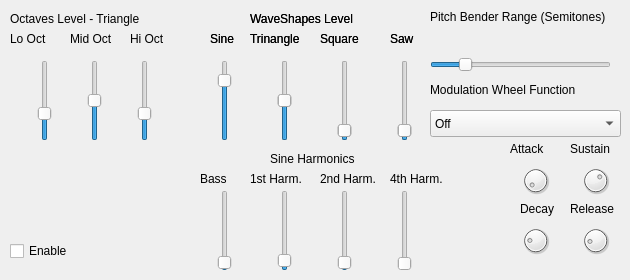
    <widget class="QWidget" name="tab_13">
     <attribute name="title">
      <string>MidiSynth</string>
     </attribute>
     <widget class="QLabel" name="label_76">
      <property name="geometry">
       <rect>
        <x>70</x>
        <y>30</y>
        <width>61</width>
        <height>17</height>
       </rect>
      </property>
      <property name="text">
       <string>Mid Oct</string>
      </property>
     </widget>
     <widget class="QLabel" name="label_77">
      <property name="geometry">
       <rect>
        <x>320</x>
        <y>30</y>
        <width>51</width>
        <height>17</height>
       </rect>
      </property>
      <property name="text">
       <string>Square</string>
      </property>
     </widget>
     <widget class="QLabel" name="label_78">
      <property name="geometry">
       <rect>
        <x>250</x>
        <y>10</y>
        <width>131</width>
        <height>17</height>
       </rect>
      </property>
      <property name="text">
       <string>WaveShapes Level</string>
      </property>
     </widget>
     <widget class="QSlider" name="SawSynthSL_3">
      <property name="geometry">
       <rect>
        <x>390</x>
        <y>60</y>
        <width>29</width>
        <height>81</height>
       </rect>
      </property>
      <property name="minimum">
       <number>0</number>
      </property>
      <property name="maximum">
       <number>100</number>
      </property>
      <property name="sliderPosition">
       <number>5</number>
      </property>
      <property name="orientation">
       <enum>Qt::Vertical</enum>
      </property>
     </widget>
     <widget class="QLabel" name="label_79">
      <property name="geometry">
       <rect>
        <x>10</x>
        <y>10</y>
        <width>161</width>
        <height>17</height>
       </rect>
      </property>
      <property name="text">
       <string>Octaves Level - Triangle</string>
      </property>
     </widget>
     <widget class="QSlider" name="LOSynthSL_2">
      <property name="geometry">
       <rect>
        <x>30</x>
        <y>60</y>
        <width>29</width>
        <height>81</height>
       </rect>
      </property>
      <property name="maximum">
       <number>100</number>
      </property>
      <property name="value">
       <number>30</number>
      </property>
      <property name="orientation">
       <enum>Qt::Vertical</enum>
      </property>
     </widget>
     <widget class="QLabel" name="label_80">
      <property name="geometry">
       <rect>
        <x>10</x>
        <y>30</y>
        <width>51</width>
        <height>17</height>
       </rect>
      </property>
      <property name="text">
       <string>Lo Oct</string>
      </property>
     </widget>
     <widget class="QLabel" name="label_81">
      <property name="geometry">
       <rect>
        <x>250</x>
        <y>30</y>
        <width>67</width>
        <height>17</height>
       </rect>
      </property>
      <property name="text">
       <string>Trinangle</string>
      </property>
     </widget>
     <widget class="QSlider" name="SquareSynthSL_3">
      <property name="geometry">
       <rect>
        <x>330</x>
        <y>60</y>
        <width>29</width>
        <height>81</height>
       </rect>
      </property>
      <property name="minimum">
       <number>0</number>
      </property>
      <property name="maximum">
       <number>100</number>
      </property>
      <property name="sliderPosition">
       <number>5</number>
      </property>
      <property name="orientation">
       <enum>Qt::Vertical</enum>
      </property>
     </widget>
     <widget class="QLabel" name="label_82">
      <property name="geometry">
       <rect>
        <x>390</x>
        <y>30</y>
        <width>31</width>
        <height>17</height>
       </rect>
      </property>
      <property name="text">
       <string>Saw</string>
      </property>
     </widget>
     <widget class="QLabel" name="label_83">
      <property name="geometry">
       <rect>
        <x>130</x>
        <y>30</y>
        <width>41</width>
        <height>17</height>
       </rect>
      </property>
      <property name="text">
       <string>Hi Oct</string>
      </property>
     </widget>
     <widget class="QSlider" name="MIDSynthSL_2">
      <property name="geometry">
       <rect>
        <x>80</x>
        <y>60</y>
        <width>29</width>
        <height>81</height>
       </rect>
      </property>
      <property name="maximum">
       <number>100</number>
      </property>
      <property name="value">
       <number>50</number>
      </property>
      <property name="orientation">
       <enum>Qt::Vertical</enum>
      </property>
     </widget>
     <widget class="QSlider" name="HISynthSL_2">
      <property name="geometry">
       <rect>
        <x>130</x>
        <y>60</y>
        <width>29</width>
        <height>81</height>
       </rect>
      </property>
      <property name="maximum">
       <number>100</number>
      </property>
      <property name="value">
       <number>30</number>
      </property>
      <property name="orientation">
       <enum>Qt::Vertical</enum>
      </property>
     </widget>
     <widget class="QSlider" name="SineSynthSL_2">
      <property name="geometry">
       <rect>
        <x>210</x>
        <y>60</y>
        <width>29</width>
        <height>81</height>
       </rect>
      </property>
      <property name="maximum">
       <number>100</number>
      </property>
      <property name="value">
       <number>80</number>
      </property>
      <property name="orientation">
       <enum>Qt::Vertical</enum>
      </property>
     </widget>
     <widget class="QLabel" name="label_84">
      <property name="geometry">
       <rect>
        <x>210</x>
        <y>30</y>
        <width>31</width>
        <height>17</height>
       </rect>
      </property>
      <property name="text">
       <string>Sine</string>
      </property>
     </widget>
     <widget class="QSlider" name="TriSynthSL_2">
      <property name="geometry">
       <rect>
        <x>270</x>
        <y>60</y>
        <width>29</width>
        <height>81</height>
       </rect>
      </property>
      <property name="maximum">
       <number>100</number>
      </property>
      <property name="value">
       <number>50</number>
      </property>
      <property name="orientation">
       <enum>Qt::Vertical</enum>
      </property>
     </widget>
     <widget class="QComboBox" name="comboBox">
      <property name="geometry">
       <rect>
        <x>430</x>
        <y>110</y>
        <width>191</width>
        <height>27</height>
       </rect>
      </property>
      <property name="editable">
       <bool>false</bool>
      </property>
      <item>
       <property name="text">
        <string>Off</string>
       </property>
      </item>
      <item>
       <property name="text">
        <string>Tremolo Depth</string>
       </property>
      </item>
      <item>
       <property name="text">
        <string>Tremolo Speed</string>
       </property>
      </item>
      <item>
       <property name="text">
        <string>Chorus Speed</string>
       </property>
      </item>
      <item>
       <property name="text">
        <string>Wah Speed</string>
       </property>
      </item>
      <item>
       <property name="text">
        <string>Vibrato Speed</string>
       </property>
      </item>
      <item>
       <property name="text">
        <string>Vibrato Depth</string>
       </property>
      </item>
      <item>
       <property name="text">
        <string>Phaser Speed</string>
       </property>
      </item>
     </widget>
     <widget class="QLabel" name="label_85">
      <property name="geometry">
       <rect>
        <x>430</x>
        <y>79</y>
        <width>191</width>
        <height>21</height>
       </rect>
      </property>
      <property name="text">
       <string>Modulation Wheel Function</string>
      </property>
     </widget>
     <widget class="QLabel" name="label_86">
      <property name="geometry">
       <rect>
        <x>430</x>
        <y>10</y>
        <width>191</width>
        <height>41</height>
       </rect>
      </property>
      <property name="autoFillBackground">
       <bool>false</bool>
      </property>
      <property name="text">
       <string>Pitch Bender Range (Semitones)</string>
      </property>
      <property name="alignment">
       <set>Qt::AlignLeading|Qt::AlignLeft|Qt::AlignTop</set>
      </property>
      <property name="wordWrap">
       <bool>true</bool>
      </property>
     </widget>
     <widget class="QSlider" name="horizontalSlider">
      <property name="geometry">
       <rect>
        <x>430</x>
        <y>50</y>
        <width>181</width>
        <height>29</height>
       </rect>
      </property>
      <property name="minimum">
       <number>0</number>
      </property>
      <property name="maximum">
       <number>12</number>
      </property>
      <property name="pageStep">
       <number>1</number>
      </property>
      <property name="value">
       <number>2</number>
      </property>
      <property name="orientation">
       <enum>Qt::Horizontal</enum>
      </property>
     </widget>
     <widget class="QDial" name="dial">
      <property name="geometry">
       <rect>
        <x>520</x>
        <y>160</y>
        <width>31</width>
        <height>41</height>
       </rect>
      </property>
      <property name="minimum">
       <number>5</number>
      </property>
      <property name="maximum">
       <number>2000</number>
      </property>
      <property name="value">
       <number>50</number>
      </property>
     </widget>
     <widget class="QDial" name="dial_3">
      <property name="geometry">
       <rect>
        <x>580</x>
        <y>160</y>
        <width>31</width>
        <height>41</height>
       </rect>
      </property>
      <property name="maximum">
       <number>3000</number>
      </property>
      <property name="value">
       <number>2000</number>
      </property>
     </widget>
     <widget class="QDial" name="dial_4">
      <property name="geometry">
       <rect>
        <x>520</x>
        <y>220</y>
        <width>31</width>
        <height>41</height>
       </rect>
      </property>
      <property name="maximum">
       <number>1000</number>
      </property>
      <property name="value">
       <number>200</number>
      </property>
     </widget>
     <widget class="QDial" name="dial_5">
      <property name="geometry">
       <rect>
        <x>580</x>
        <y>220</y>
        <width>31</width>
        <height>41</height>
       </rect>
      </property>
      <property name="minimum">
       <number>20</number>
      </property>
      <property name="maximum">
       <number>500</number>
      </property>
      <property name="value">
       <number>100</number>
      </property>
     </widget>
     <widget class="QLabel" name="label_88">
      <property name="geometry">
       <rect>
        <x>510</x>
        <y>140</y>
        <width>51</width>
        <height>17</height>
       </rect>
      </property>
      <property name="text">
       <string>Attack</string>
      </property>
     </widget>
     <widget class="QLabel" name="label_89">
      <property name="geometry">
       <rect>
        <x>570</x>
        <y>140</y>
        <width>51</width>
        <height>17</height>
       </rect>
      </property>
      <property name="text">
       <string>Sustain</string>
      </property>
     </widget>
     <widget class="QLabel" name="label_90">
      <property name="geometry">
       <rect>
        <x>520</x>
        <y>200</y>
        <width>41</width>
        <height>17</height>
       </rect>
      </property>
      <property name="text">
       <string>Decay</string>
      </property>
     </widget>
     <widget class="QLabel" name="label_91">
      <property name="geometry">
       <rect>
        <x>570</x>
        <y>200</y>
        <width>51</width>
        <height>17</height>
       </rect>
      </property>
      <property name="text">
       <string>Release</string>
      </property>
     </widget>
     <widget class="QSlider" name="TriSynthSL_5">
      <property name="geometry">
       <rect>
        <x>270</x>
        <y>60</y>
        <width>29</width>
        <height>81</height>
       </rect>
      </property>
      <property name="maximum">
       <number>100</number>
      </property>
      <property name="value">
       <number>50</number>
      </property>
      <property name="orientation">
       <enum>Qt::Vertical</enum>
      </property>
     </widget>
     <widget class="QLabel" name="label_177">
      <property name="geometry">
       <rect>
        <x>250</x>
        <y>30</y>
        <width>67</width>
        <height>17</height>
       </rect>
      </property>
      <property name="text">
       <string>Trinangle</string>
      </property>
     </widget>
     <widget class="QLabel" name="label_178">
      <property name="geometry">
       <rect>
        <x>390</x>
        <y>30</y>
        <width>31</width>
        <height>17</height>
       </rect>
      </property>
      <property name="text">
       <string>Saw</string>
      </property>
     </widget>
     <widget class="QLabel" name="label_179">
      <property name="geometry">
       <rect>
        <x>250</x>
        <y>10</y>
        <width>131</width>
        <height>17</height>
       </rect>
      </property>
      <property name="text">
       <string>WaveShapes Level</string>
      </property>
     </widget>
     <widget class="QLabel" name="label_180">
      <property name="geometry">
       <rect>
        <x>320</x>
        <y>30</y>
        <width>51</width>
        <height>17</height>
       </rect>
      </property>
      <property name="text">
       <string>Square</string>
      </property>
     </widget>
     <widget class="QSlider" name="SquareSynthSL_7">
      <property name="geometry">
       <rect>
        <x>330</x>
        <y>60</y>
        <width>29</width>
        <height>81</height>
       </rect>
      </property>
      <property name="minimum">
       <number>0</number>
      </property>
      <property name="maximum">
       <number>100</number>
      </property>
      <property name="sliderPosition">
       <number>5</number>
      </property>
      <property name="orientation">
       <enum>Qt::Vertical</enum>
      </property>
     </widget>
     <widget class="QSlider" name="SawSynthSL_7">
      <property name="geometry">
       <rect>
        <x>390</x>
        <y>60</y>
        <width>29</width>
        <height>81</height>
       </rect>
      </property>
      <property name="minimum">
       <number>0</number>
      </property>
      <property name="maximum">
       <number>100</number>
      </property>
      <property name="sliderPosition">
       <number>5</number>
      </property>
      <property name="orientation">
       <enum>Qt::Vertical</enum>
      </property>
     </widget>
     <widget class="QLabel" name="label_181">
      <property name="geometry">
       <rect>
        <x>210</x>
        <y>30</y>
        <width>31</width>
        <height>17</height>
       </rect>
      </property>
      <property name="text">
       <string>Sine</string>
      </property>
     </widget>
     <widget class="QSlider" name="SquareSynthSL_8">
      <property name="geometry">
       <rect>
        <x>330</x>
        <y>190</y>
        <width>29</width>
        <height>81</height>
       </rect>
      </property>
      <property name="minimum">
       <number>0</number>
      </property>
      <property name="maximum">
       <number>1000</number>
      </property>
      <property name="value">
       <number>15</number>
      </property>
      <property name="sliderPosition">
       <number>15</number>
      </property>
      <property name="orientation">
       <enum>Qt::Vertical</enum>
      </property>
     </widget>
     <widget class="QSlider" name="TriSynthSL_6">
      <property name="geometry">
       <rect>
        <x>270</x>
        <y>190</y>
        <width>29</width>
        <height>81</height>
       </rect>
      </property>
      <property name="maximum">
       <number>1000</number>
      </property>
      <property name="value">
       <number>50</number>
      </property>
      <property name="orientation">
       <enum>Qt::Vertical</enum>
      </property>
     </widget>
     <widget class="QLabel" name="label_182">
      <property name="geometry">
       <rect>
        <x>270</x>
        <y>150</y>
        <width>101</width>
        <height>17</height>
       </rect>
      </property>
      <property name="text">
       <string>Sine Harmonics</string>
      </property>
     </widget>
     <widget class="QSlider" name="SawSynthSL_8">
      <property name="geometry">
       <rect>
        <x>390</x>
        <y>190</y>
        <width>29</width>
        <height>81</height>
       </rect>
      </property>
      <property name="minimum">
       <number>0</number>
      </property>
      <property name="maximum">
       <number>1000</number>
      </property>
      <property name="sliderPosition">
       <number>5</number>
      </property>
      <property name="orientation">
       <enum>Qt::Vertical</enum>
      </property>
     </widget>
     <widget class="QLabel" name="label_183">
      <property name="geometry">
       <rect>
        <x>320</x>
        <y>170</y>
        <width>71</width>
        <height>17</height>
       </rect>
      </property>
      <property name="text">
       <string>2nd Harm.</string>
      </property>
     </widget>
     <widget class="QLabel" name="label_184">
      <property name="geometry">
       <rect>
        <x>200</x>
        <y>170</y>
        <width>31</width>
        <height>17</height>
       </rect>
      </property>
      <property name="text">
       <string>Bass</string>
      </property>
     </widget>
     <widget class="QLabel" name="label_185">
      <property name="geometry">
       <rect>
        <x>250</x>
        <y>170</y>
        <width>67</width>
        <height>17</height>
       </rect>
      </property>
      <property name="text">
       <string>1st Harm.</string>
      </property>
     </widget>
     <widget class="QSlider" name="SineSynthSL_5">
      <property name="geometry">
       <rect>
        <x>210</x>
        <y>190</y>
        <width>29</width>
        <height>81</height>
       </rect>
      </property>
      <property name="maximum">
       <number>1000</number>
      </property>
      <property name="value">
       <number>20</number>
      </property>
      <property name="orientation">
       <enum>Qt::Vertical</enum>
      </property>
     </widget>
     <widget class="QLabel" name="label_186">
      <property name="geometry">
       <rect>
        <x>390</x>
        <y>170</y>
        <width>71</width>
        <height>17</height>
       </rect>
      </property>
      <property name="text">
       <string>4th Harm.</string>
      </property>
     </widget>
     <widget class="QCheckBox" name="checkBox_13">
      <property name="geometry">
       <rect>
        <x>10</x>
        <y>240</y>
        <width>71</width>
        <height>22</height>
       </rect>
      </property>
      <property name="text">
       <string>Enable</string>
      </property>
     </widget>
    </widget>
